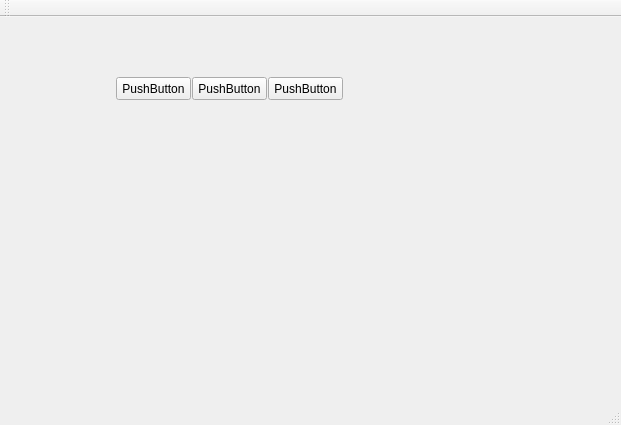
<?xml version="1.0" encoding="UTF-8"?>
<ui version="4.0">
 <class>MainWindow</class>
 <widget class="QMainWindow" name="MainWindow">
  <property name="geometry">
   <rect>
    <x>0</x>
    <y>0</y>
    <width>621</width>
    <height>425</height>
   </rect>
  </property>
  <property name="windowTitle">
   <string>MainWindow</string>
  </property>
  <widget class="QWidget" name="centralWidget">
   <widget class="QPushButton" name="pushButton">
    <property name="geometry">
     <rect>
      <x>116</x>
      <y>60</y>
      <width>75</width>
      <height>23</height>
     </rect>
    </property>
    <property name="text">
     <string>PushButton</string>
    </property>
   </widget>
   <widget class="QPushButton" name="pushButton_2">
    <property name="geometry">
     <rect>
      <x>192</x>
      <y>60</y>
      <width>75</width>
      <height>23</height>
     </rect>
    </property>
    <property name="text">
     <string>PushButton</string>
    </property>
   </widget>
   <widget class="QPushButton" name="pushButton_3">
    <property name="geometry">
     <rect>
      <x>268</x>
      <y>60</y>
      <width>75</width>
      <height>23</height>
     </rect>
    </property>
    <property name="text">
     <string>PushButton</string>
    </property>
   </widget>
  </widget>
  <widget class="QMenuBar" name="menuBar">
   <property name="geometry">
    <rect>
     <x>0</x>
     <y>0</y>
     <width>621</width>
     <height>21</height>
    </rect>
   </property>
  </widget>
  <widget class="QToolBar" name="mainToolBar">
   <attribute name="toolBarArea">
    <enum>TopToolBarArea</enum>
   </attribute>
   <attribute name="toolBarBreak">
    <bool>false</bool>
   </attribute>
  </widget>
  <widget class="QStatusBar" name="statusBar"/>
 </widget>
 <layoutdefault spacing="6" margin="11"/>
 <resources/>
 <connections/>
</ui>
